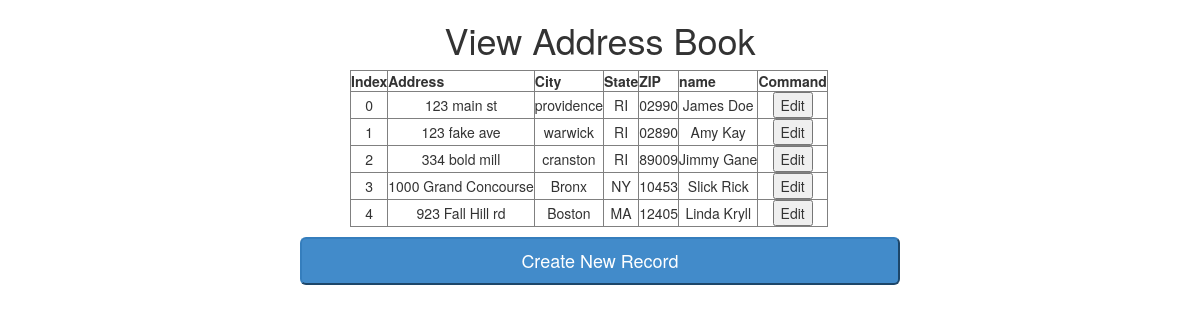
/week7/lab4/viewaddress.php (signed in), run on the app's committed database.
### tables this page shows
CREATE TABLE IF NOT EXISTS `addressbook` (
  `id` int(11) NOT NULL AUTO_INCREMENT,
  `address` varchar(200) NOT NULL,
  `city` varchar(75) NOT NULL,
  `state` varchar(75) NOT NULL,
  `zip` varchar(5) NOT NULL,
  `name` varchar(100) NOT NULL,
  PRIMARY KEY (`id`)
);

### week7/lab4/lib/DB.php (called while the page is built, shortened)
<?php
class DB {
    protected $db = null;
    public function setDb() {
        try {
            $this->db = new PDO(Config::DB_DNS, Config::DB_USER, Config::DB_PASSWORD);
        } catch (Exception $ex) {
           $this->closeDB();
        }
    }
    public function getDB() {
        return $this->db;
    }
}

### week7/lab4/lib/AddressBook.php (called while the page is built, shortened)
<?php
class AddressBook extends DB {
    public function read($id = 0) {
       if ($id !== 0) {
           return $this->readByID($id);
       } else {
           return $this->readAll();
       }
    }
    private function readAll(){
         $results = array();
         if ( null !== $this->getDB() ) {
            $dbs = $this->getDB()->prepare('select * from addressbook');
            if ( $dbs->execute() && $dbs->rowCount() > 0 ) {
                $results = $dbs->fetchAll(PDO::FETCH_ASSOC);
            }
         }
        return $results;
    }
}

### week7/lab4/viewaddress.php (the view, shortened to what this page needs)
<!DOCTYPE html>
<html lang="en">
<head>
     <link href="css/bootstrap.css" rel="stylesheet">
     <link href="css/landi.css" rel="stylesheet">
</head>
    <body>
        <?php
        $address = new AddressBook();
        $addressResults = $address->read();
        ?>
          <div id="mainView">
            <h1>View Address Book</h1>
            <div id="viewAb">
                <?php
                echo '<table border="1">';
                    echo '<tr><th>Index</th><th>Address</th>';
                    echo '<th>City</th><th>State</th><th>ZIP</th><th>name</th><th>Command</th></tr>';
                    foreach ($addressResults as $key => $value) {
                        echo '<tr>';
                         echo '<td>', $key ,'</td>';
                         echo '<td>', $value['address'] ,'</td>';
                         echo '<td>', $value['city'] ,'</td>';
                         echo '<td>', $value['state'] ,'</td>';
                         echo '<td>', $value['zip'] ,'</td>';
                         echo '<td>', $value['name'] ,'</td>';
                         echo '<td><form name="mainform" action="updateaddress.php" method="get"><input name="id" type="hidden" value="', $value['id'] ,'" /><input type="submit" value="Edit" /></form> </td>';
                        echo '</tr>';
                    }
                    echo '</table>';
                ?>
               </div>
                <button type="button" onClick="window.location='createPage.php';"
                                        class="btn-primary btn-lg btn-block">Create New Record</button>
         </div>
    </body>
</html>

### week7/lab4/css/landi.css (style rules this page uses)
#mainView { width: 600px; margin: 0 auto; text-align: center; }
#viewAb { margin-left: 50px; margin-bottom: 10px; }

### data on the page
addressbook: key "0", address "123 main st", city "providence", state "RI", zip "02990", name "James Doe"
addressbook: key "1", address "123 fake ave", city "warwick", state "RI", zip "02890", name "Amy Kay"
addressbook: key "2", address "334 bold mill", city "cranston", state "RI", zip "89009", name "Jimmy Gane"
addressbook: key "3", address "1000 Grand Concourse", city "Bronx", state "NY", zip "10453", name "Slick Rick"
addressbook: key "4", address "923 Fall Hill rd", city "Boston", state "MA", zip "12405", name "Linda Kryll"
